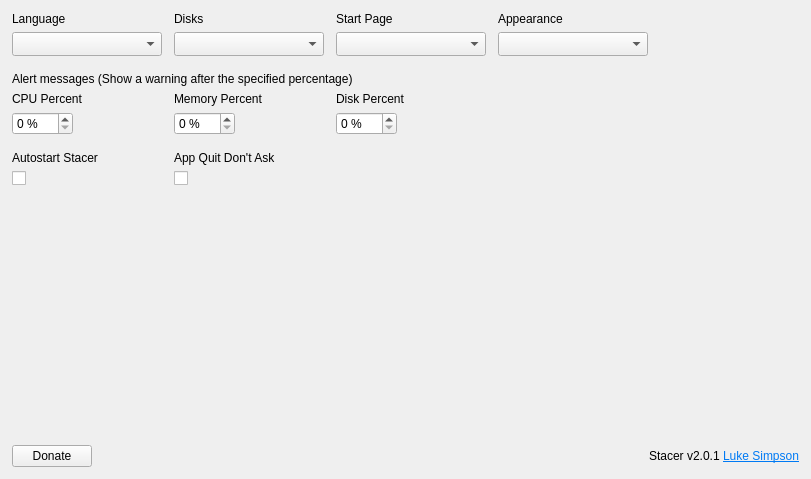
<?xml version="1.0" encoding="UTF-8"?>
<ui version="4.0">
 <class>SettingsPage</class>
 <widget class="QWidget" name="SettingsPage">
  <property name="geometry">
   <rect>
    <x>0</x>
    <y>0</y>
    <width>811</width>
    <height>479</height>
   </rect>
  </property>
  <property name="sizePolicy">
   <sizepolicy hsizetype="Expanding" vsizetype="Expanding">
    <horstretch>0</horstretch>
    <verstretch>0</verstretch>
   </sizepolicy>
  </property>
  <property name="windowTitle">
   <string>Settings</string>
  </property>
  <property name="styleSheet">
   <string notr="true"/>
  </property>
  <layout class="QGridLayout" name="gridLayout">
   <property name="leftMargin">
    <number>12</number>
   </property>
   <property name="topMargin">
    <number>12</number>
   </property>
   <property name="rightMargin">
    <number>12</number>
   </property>
   <property name="bottomMargin">
    <number>12</number>
   </property>
   <property name="horizontalSpacing">
    <number>12</number>
   </property>
   <property name="verticalSpacing">
    <number>6</number>
   </property>
   <item row="1" column="0" alignment="Qt::AlignLeft">
    <widget class="QComboBox" name="cmbLanguages">
     <property name="sizePolicy">
      <sizepolicy hsizetype="Expanding" vsizetype="Fixed">
       <horstretch>0</horstretch>
       <verstretch>0</verstretch>
      </sizepolicy>
     </property>
     <property name="minimumSize">
      <size>
       <width>150</width>
       <height>0</height>
      </size>
     </property>
     <property name="maximumSize">
      <size>
       <width>200</width>
       <height>16777215</height>
      </size>
     </property>
     <property name="cursor">
      <cursorShape>PointingHandCursor</cursorShape>
     </property>
     <property name="focusPolicy">
      <enum>Qt::NoFocus</enum>
     </property>
     <property name="sizeAdjustPolicy">
      <enum>QComboBox::AdjustToMinimumContentsLengthWithIcon</enum>
     </property>
    </widget>
   </item>
   <item row="8" column="0" alignment="Qt::AlignLeft">
    <widget class="QCheckBox" name="checkAutostart">
     <property name="cursor">
      <cursorShape>PointingHandCursor</cursorShape>
     </property>
     <property name="focusPolicy">
      <enum>Qt::NoFocus</enum>
     </property>
     <property name="text">
      <string/>
     </property>
    </widget>
   </item>
   <item row="4" column="1" alignment="Qt::AlignLeft">
    <widget class="QLabel" name="lblMemoryPercent">
     <property name="sizePolicy">
      <sizepolicy hsizetype="Expanding" vsizetype="Preferred">
       <horstretch>0</horstretch>
       <verstretch>0</verstretch>
      </sizepolicy>
     </property>
     <property name="text">
      <string>Memory Percent</string>
     </property>
    </widget>
   </item>
   <item row="5" column="1" alignment="Qt::AlignLeft">
    <widget class="QSpinBox" name="spinMemoryPercent">
     <property name="focusPolicy">
      <enum>Qt::ClickFocus</enum>
     </property>
     <property name="keyboardTracking">
      <bool>false</bool>
     </property>
     <property name="suffix">
      <string notr="true"> %</string>
     </property>
     <property name="minimum">
      <number>0</number>
     </property>
     <property name="maximum">
      <number>100</number>
     </property>
    </widget>
   </item>
   <item row="4" column="2" alignment="Qt::AlignLeft">
    <widget class="QLabel" name="lblDiskPercent">
     <property name="sizePolicy">
      <sizepolicy hsizetype="Expanding" vsizetype="Preferred">
       <horstretch>0</horstretch>
       <verstretch>0</verstretch>
      </sizepolicy>
     </property>
     <property name="text">
      <string>Disk Percent</string>
     </property>
    </widget>
   </item>
   <item row="5" column="0" alignment="Qt::AlignLeft">
    <widget class="QSpinBox" name="spinCpuPercent">
     <property name="focusPolicy">
      <enum>Qt::ClickFocus</enum>
     </property>
     <property name="suffix">
      <string notr="true"> %</string>
     </property>
     <property name="minimum">
      <number>0</number>
     </property>
     <property name="maximum">
      <number>100</number>
     </property>
    </widget>
   </item>
   <item row="0" column="0" alignment="Qt::AlignLeft">
    <widget class="QLabel" name="lblLanguage">
     <property name="sizePolicy">
      <sizepolicy hsizetype="Expanding" vsizetype="Preferred">
       <horstretch>0</horstretch>
       <verstretch>0</verstretch>
      </sizepolicy>
     </property>
     <property name="text">
      <string>Language</string>
     </property>
    </widget>
   </item>
   <item row="7" column="0" alignment="Qt::AlignLeft">
    <widget class="QLabel" name="lblStartOnBoot">
     <property name="sizePolicy">
      <sizepolicy hsizetype="Expanding" vsizetype="Preferred">
       <horstretch>0</horstretch>
       <verstretch>0</verstretch>
      </sizepolicy>
     </property>
     <property name="text">
      <string>Autostart Stacer</string>
     </property>
    </widget>
   </item>
   <item row="9" column="0">
    <spacer name="verticalSpacer">
     <property name="orientation">
      <enum>Qt::Vertical</enum>
     </property>
     <property name="sizeHint" stdset="0">
      <size>
       <width>10</width>
       <height>40</height>
      </size>
     </property>
    </spacer>
   </item>
   <item row="5" column="2" alignment="Qt::AlignLeft">
    <widget class="QSpinBox" name="spinDiskPercent">
     <property name="focusPolicy">
      <enum>Qt::ClickFocus</enum>
     </property>
     <property name="suffix">
      <string notr="true"> %</string>
     </property>
     <property name="minimum">
      <number>0</number>
     </property>
     <property name="maximum">
      <number>100</number>
     </property>
    </widget>
   </item>
   <item row="4" column="0" alignment="Qt::AlignLeft">
    <widget class="QLabel" name="lblCpuPercent">
     <property name="sizePolicy">
      <sizepolicy hsizetype="Expanding" vsizetype="Preferred">
       <horstretch>0</horstretch>
       <verstretch>0</verstretch>
      </sizepolicy>
     </property>
     <property name="text">
      <string>CPU Percent</string>
     </property>
    </widget>
   </item>
   <item row="3" column="0" colspan="5">
    <widget class="QLabel" name="lblAlertMessages">
     <property name="sizePolicy">
      <sizepolicy hsizetype="Expanding" vsizetype="Preferred">
       <horstretch>0</horstretch>
       <verstretch>0</verstretch>
      </sizepolicy>
     </property>
     <property name="accessibleName">
      <string notr="true">title</string>
     </property>
     <property name="text">
      <string>Alert messages (Show a warning after the specified percentage)</string>
     </property>
    </widget>
   </item>
   <item row="10" column="3" colspan="2" alignment="Qt::AlignRight">
    <widget class="QLabel" name="lblCreatedBy">
     <property name="text">
      <string notr="true">&lt;html&gt;&lt;head/&gt;&lt;body&gt;&lt;p&gt;Stacer v2.0.1 &lt;a href=&quot;https://github.com/lsimpsonsfdc&quot;&gt;&lt;span style=&quot; text-decoration: underline; color:#007af4;&quot;&gt;Luke Simpson&lt;/span&gt;&lt;/a&gt;&lt;/p&gt;&lt;/body&gt;&lt;/html&gt;</string>
     </property>
     <property name="textFormat">
      <enum>Qt::RichText</enum>
     </property>
     <property name="alignment">
      <set>Qt::AlignRight|Qt::AlignTrailing|Qt::AlignVCenter</set>
     </property>
     <property name="openExternalLinks">
      <bool>true</bool>
     </property>
    </widget>
   </item>
   <item row="10" column="0" alignment="Qt::AlignLeft">
    <widget class="QPushButton" name="btnDonate">
     <property name="sizePolicy">
      <sizepolicy hsizetype="Expanding" vsizetype="Fixed">
       <horstretch>0</horstretch>
       <verstretch>0</verstretch>
      </sizepolicy>
     </property>
     <property name="cursor">
      <cursorShape>PointingHandCursor</cursorShape>
     </property>
     <property name="focusPolicy">
      <enum>Qt::NoFocus</enum>
     </property>
     <property name="accessibleName">
      <string notr="true">primary</string>
     </property>
     <property name="text">
      <string>Donate</string>
     </property>
     <property name="icon">
      <iconset resource="../../static.qrc">
       <normaloff>:/static/themes/common/img/donate.png</normaloff>:/static/themes/common/img/donate.png</iconset>
     </property>
     <property name="iconSize">
      <size>
       <width>18</width>
       <height>18</height>
      </size>
     </property>
    </widget>
   </item>
   <item row="0" column="3">
    <widget class="QLabel" name="lblAppearance">
     <property name="sizePolicy">
      <sizepolicy hsizetype="Expanding" vsizetype="Preferred">
       <horstretch>0</horstretch>
       <verstretch>0</verstretch>
      </sizepolicy>
     </property>
     <property name="text">
      <string>Appearance</string>
     </property>
    </widget>
   </item>
   <item row="1" column="3">
    <widget class="QComboBox" name="cmbColorScheme">
     <property name="sizePolicy">
      <sizepolicy hsizetype="Expanding" vsizetype="Fixed">
       <horstretch>0</horstretch>
       <verstretch>0</verstretch>
      </sizepolicy>
     </property>
     <property name="minimumSize">
      <size>
       <width>150</width>
       <height>0</height>
      </size>
     </property>
     <property name="maximumSize">
      <size>
       <width>200</width>
       <height>16777215</height>
      </size>
     </property>
     <property name="cursor">
      <cursorShape>PointingHandCursor</cursorShape>
     </property>
     <property name="focusPolicy">
      <enum>Qt::NoFocus</enum>
     </property>
     <property name="sizeAdjustPolicy">
      <enum>QComboBox::AdjustToMinimumContentsLengthWithIcon</enum>
     </property>
    </widget>
   </item>
   <item row="0" column="4" rowspan="2">
    <spacer name="horizontalSpacer">
     <property name="orientation">
      <enum>Qt::Horizontal</enum>
     </property>
     <property name="sizeHint" stdset="0">
      <size>
       <width>0</width>
       <height>20</height>
      </size>
     </property>
    </spacer>
   </item>
   <item row="6" column="0" colspan="5">
    <spacer name="verticalSpacer_3">
     <property name="orientation">
      <enum>Qt::Vertical</enum>
     </property>
     <property name="sizeType">
      <enum>QSizePolicy::Fixed</enum>
     </property>
     <property name="sizeHint" stdset="0">
      <size>
       <width>20</width>
       <height>10</height>
      </size>
     </property>
    </spacer>
   </item>
   <item row="2" column="0" colspan="5">
    <spacer name="verticalSpacer_2">
     <property name="orientation">
      <enum>Qt::Vertical</enum>
     </property>
     <property name="sizeType">
      <enum>QSizePolicy::Fixed</enum>
     </property>
     <property name="sizeHint" stdset="0">
      <size>
       <width>20</width>
       <height>10</height>
      </size>
     </property>
    </spacer>
   </item>
   <item row="7" column="1">
    <widget class="QLabel" name="label">
     <property name="text">
      <string>App Quit Don't Ask</string>
     </property>
    </widget>
   </item>
   <item row="8" column="1">
    <widget class="QCheckBox" name="checkAppQuitDontAsk">
     <property name="cursor">
      <cursorShape>PointingHandCursor</cursorShape>
     </property>
     <property name="focusPolicy">
      <enum>Qt::NoFocus</enum>
     </property>
     <property name="accessibleName">
      <string notr="true"/>
     </property>
     <property name="text">
      <string/>
     </property>
    </widget>
   </item>
   <item row="1" column="1">
    <widget class="QComboBox" name="cmbDisks">
     <property name="sizePolicy">
      <sizepolicy hsizetype="Expanding" vsizetype="Fixed">
       <horstretch>0</horstretch>
       <verstretch>0</verstretch>
      </sizepolicy>
     </property>
     <property name="minimumSize">
      <size>
       <width>150</width>
       <height>0</height>
      </size>
     </property>
     <property name="maximumSize">
      <size>
       <width>200</width>
       <height>16777215</height>
      </size>
     </property>
     <property name="cursor">
      <cursorShape>PointingHandCursor</cursorShape>
     </property>
     <property name="focusPolicy">
      <enum>Qt::NoFocus</enum>
     </property>
     <property name="sizeAdjustPolicy">
      <enum>QComboBox::AdjustToMinimumContentsLengthWithIcon</enum>
     </property>
    </widget>
   </item>
   <item row="0" column="1">
    <widget class="QLabel" name="lblDisks">
     <property name="sizePolicy">
      <sizepolicy hsizetype="Expanding" vsizetype="Preferred">
       <horstretch>0</horstretch>
       <verstretch>0</verstretch>
      </sizepolicy>
     </property>
     <property name="text">
      <string>Disks</string>
     </property>
    </widget>
   </item>
   <item row="0" column="2">
    <widget class="QLabel" name="lblHomepage">
     <property name="sizePolicy">
      <sizepolicy hsizetype="Expanding" vsizetype="Preferred">
       <horstretch>0</horstretch>
       <verstretch>0</verstretch>
      </sizepolicy>
     </property>
     <property name="text">
      <string>Start Page</string>
     </property>
    </widget>
   </item>
   <item row="1" column="2">
    <widget class="QComboBox" name="cmbStartPage">
     <property name="sizePolicy">
      <sizepolicy hsizetype="Expanding" vsizetype="Fixed">
       <horstretch>0</horstretch>
       <verstretch>0</verstretch>
      </sizepolicy>
     </property>
     <property name="minimumSize">
      <size>
       <width>150</width>
       <height>0</height>
      </size>
     </property>
     <property name="maximumSize">
      <size>
       <width>200</width>
       <height>16777215</height>
      </size>
     </property>
     <property name="cursor">
      <cursorShape>PointingHandCursor</cursorShape>
     </property>
     <property name="focusPolicy">
      <enum>Qt::NoFocus</enum>
     </property>
     <property name="sizeAdjustPolicy">
      <enum>QComboBox::AdjustToMinimumContentsLengthWithIcon</enum>
     </property>
    </widget>
   </item>
  </layout>
 </widget>
 <tabstops>
  <tabstop>spinCpuPercent</tabstop>
  <tabstop>spinMemoryPercent</tabstop>
  <tabstop>spinDiskPercent</tabstop>
 </tabstops>
 <resources>
  <include location="../../static.qrc"/>
 </resources>
 <connections/>
</ui>
